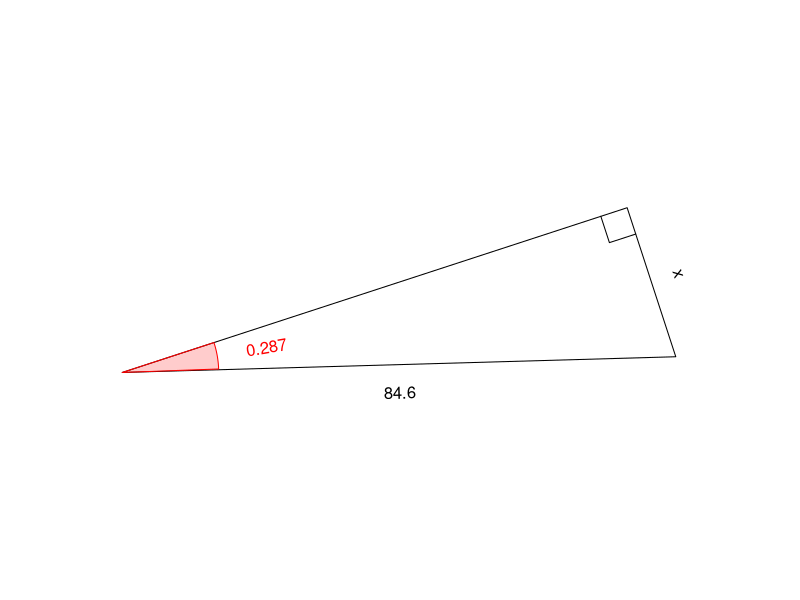

Reproduce this figure in R.
## ---- chunk 1
while(T){
    th = signif(round(runif(1,pi/12,pi/2-pi/12),3),3)
    hl = round(runif(1,10,100),1)
    al = hl*cos(th)
    ol = hl*sin(th)
    ans = ol
    tol = 0.1
    an2 = signif(ans,3)
    if(ol>10 && al>10 && hl<100 && an2%%1 != 0){break}
}

if(th<1){
    angstr = sprintf("%.3f",th)
} else {
    angstr = sprintf("%.2f",th)
}
hstr = sprintf("%.1f",signif(hl,3))
astr = ""
ostr = "x"

## ---- chunk 2
par(mar=c(0,0,0,0),pty="s")

refl = sample(c(T,F),1)

bmp = 0.05
xs = c(0,cos(th),cos(th))
ys = c(0,0,sin(th))
xlo = cos(th)+bmp
ylo = sin(th)/2
srto = 90
xla = cos(th)/2
yla = -bmp
srta = 0
xlh = cos(th)/2+bmp*cos(th+pi/2)
ylh = sin(th)/2+bmp*sin(th+pi/2)
srth = th/pi*180
xang = bmp*cos(seq(0,th,pi/360))/th
yang = bmp*sin(seq(0,th,pi/360))/th
xlang = bmp*cos(th/2)/th+1.8*bmp*cos(th/2)
ylang = bmp*sin(th/2)/th+1.8*bmp*sin(th/2)
srtang = th/2/pi*180
xsq = c(cos(th)-bmp,cos(th)-bmp,cos(th))
ysq = c(0,bmp,bmp)

if(refl){
    xs = -xs
    xlo = -xlo
    srto = -90
    xla = -xla
    srta = 0
    xlh = -xlh
    srth = -th/pi*180
    xang = -xang
    xlang = -xlang
    srtang = -th/2/pi*180
    xsq = -xsq
}

rotang = runif(1,0,2*pi)

xs2 = xs*cos(rotang)-ys*sin(rotang)
ys2 = xs*sin(rotang)+ys*cos(rotang)
xlo2 = xlo*cos(rotang)-ylo*sin(rotang)
ylo2 = xlo*sin(rotang)+ylo*cos(rotang)
srto2 = (srto+rotang/pi*180+90)%%180-90
xla2 = xla*cos(rotang)-yla*sin(rotang)
yla2 = xla*sin(rotang)+yla*cos(rotang)
srta2 = (srta+rotang/pi*180+90)%%180-90
xlh2 = xlh*cos(rotang)-ylh*sin(rotang)
ylh2 = xlh*sin(rotang)+ylh*cos(rotang)
srth2 = (srth+rotang/pi*180+90)%%180-90
srtang2 = (srtang+rotang/pi*180+90)%%180-90
xang2 = xang*cos(rotang)-yang*sin(rotang)
yang2 = xang*sin(rotang)+yang*cos(rotang)
xlang2 = xlang*cos(rotang)-ylang*sin(rotang)
ylang2 = xlang*sin(rotang)+ylang*cos(rotang)
xsq2 = xsq*cos(rotang)-ysq*sin(rotang)
ysq2 = xsq*sin(rotang)+ysq*cos(rotang)

xxx = c(xs2,xlo2,xla2,xlh2,xlang2)
yyy = c(ys2,ylo2,yla2,ylh2,ylang2)

widx = (max(xxx)-min(xxx))/2
widy = (max(yyy)-min(yyy))/2
midx = (max(xxx)+min(xxx))/2
midy = (max(yyy)+min(yyy))/2
wid = max(c(widx,widy))

plot(0,0,"n",xlim=c(midx-wid,midx+wid),ylim=c(midy-wid,midy+wid),axes=F,ann=F)

polygon(xs2,ys2)
lines(xsq2,ysq2)
text(xlo2,ylo2,ostr,srt=srto2)
text(xla2,yla2,astr,srt=srta2)
text(xlh2,ylh2,hstr,srt=srth2)
polygon(c(0,xang2),c(0,yang2),border="red",col=rgb(1,0,0,0.2))
text(xlang2,ylang2,angstr,srt=srtang2,col="red")
